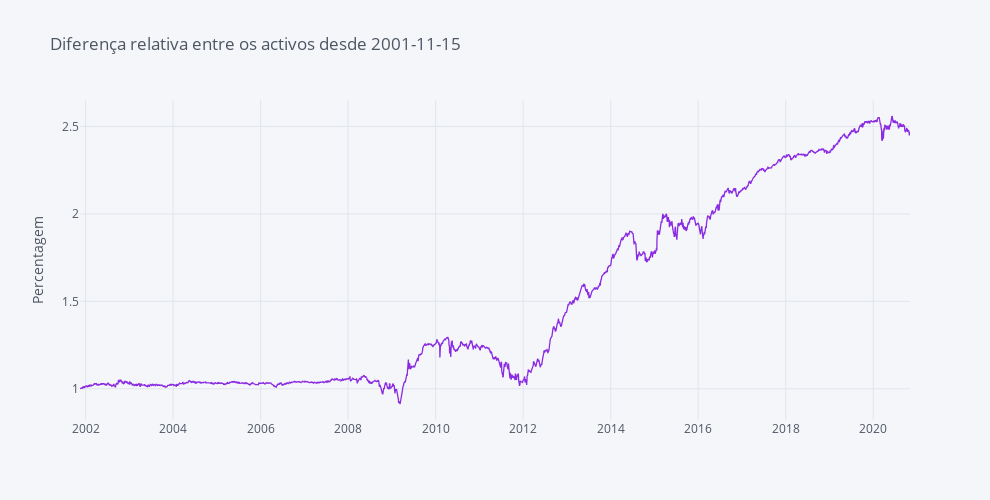

The notebook cell saved with this chart:
### Code cell
(fundos_norm.iloc[:, 0] / fundos_norm.iloc[:, 1]).iplot(title='Diferença relativa entre os activos desde ' + begin, yTitle='Percentagem', dimensions=(990, 500), color='blueviolet')

### Figure 1 — Plotly figure (JSON) as saved in the notebook; plotly's stock layout.template omitted (floating-point values rounded to 4 significant figures; data arrays with more than 128 entries replaced by an {"elided": "..."} marker saying what was removed)
{"data": [{"line": {"color": "rgba(138, 43, 226, 1.0)", "dash": "solid", "shape": "linear", "width": 1.3}, "mode": "lines", "name": "None", "text": "", "type": "scatter", "x": {"elided": "5516 str values"}, "y": {"elided": "5516 float values"}}], "layout": {"height": 500, "legend": {"bgcolor": "#F5F6F9", "font": {"color": "#4D5663"}}, "paper_bgcolor": "#F5F6F9", "plot_bgcolor": "#F5F6F9", "title": {"font": {"color": "#4D5663"}, "text": "Diferença relativa entre os activos desde 2001-11-15"}, "width": 990, "xaxis": {"autorange": true, "gridcolor": "#E1E5ED", "range": ["2001-11-15", "2020-11-03"], "showgrid": true, "tickfont": {"color": "#4D5663"}, "title": {"font": {"color": "#4D5663"}, "text": ""}, "type": "date", "zerolinecolor": "#E1E5ED"}, "yaxis": {"autorange": true, "gridcolor": "#E1E5ED", "range": [0.8214, 2.652], "showgrid": true, "tickfont": {"color": "#4D5663"}, "title": {"font": {"color": "#4D5663"}, "text": "Percentagem"}, "type": "linear", "zerolinecolor": "#E1E5ED"}}}
